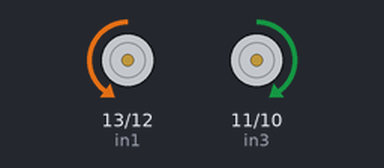
Recording of a sketch running on a simulated Arduino Uno, built with avr-gcc and run on an emulated ATmega328P. Shown: motor-driver pin pairs drawn as motors (green arrow = first pin HIGH = forward, orange = second pin HIGH = backward, longer = more drive, scaled by the enable pin).

Above: at 0.1 s.
At 3.1 s:
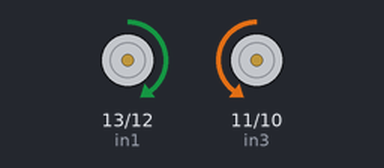
At 4.1 s:
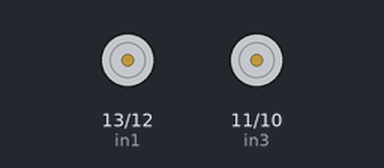
Timing chart, 0 to 5.6 s (numbered marks = the images above):
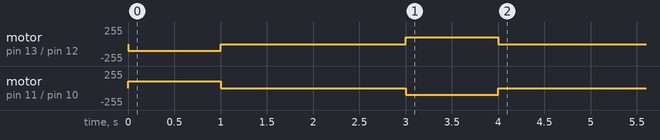

The sketch:

LaudoMobile1.ino
```cpp
//Laudo Lukoki
/*Read and took information from:
https://electrosome.com/interfacing-l298n-motor-driver-arduino-uno/
*/

/* Motor A connections:
in1 and in2 pins are used to control the direction of Motor A
connected to pin 13, pin 12*/
int enA = 9;
int in1 = 13;
int in2 = 12;
/* Motor B connections:
in3 and in4 pins are used to control the direction of Motor B
connected to pin 11, pin 10*/
int enB = 3;
int in3 = 11;
int in4 = 10;

//only runs once
void setup() {

    pinMode(enA, OUTPUT);
    pinMode(enB, OUTPUT);
    pinMode(in1, OUTPUT);
    pinMode(in2, OUTPUT);
    pinMode(in3, OUTPUT);
    pinMode(in4, OUTPUT);

    digitalWrite(in1, LOW);
    digitalWrite(in2, LOW);
    digitalWrite(in3, LOW);
    digitalWrite(in4, LOW);

    initDrive(100);

    // pinMode(LED_BUILTIN, OUTPUT);
    // //built in led to confirm setup function
    // digitalWrite(LED_BUILTIN, HIGH);
    // delay(1000);
    // digitalWrite(LED_BUILTIN, LOW);
    // delay(500);
    // digitalWrite(LED_BUILTIN, HIGH);
    // delay(1000);
    // digitalWrite(LED_BUILTIN, LOW);
    // delay(500);

}

void loop() {


    // directionControl();
    // delay(1000);
    // speedControl();
    // delay(1000);
}

void initDrive(int s){
  analogWrite(enA, s);
  analogWrite(enB, s);

  // motor A CW ^ (forward)
    digitalWrite(in1, LOW);
    digitalWrite(in2, HIGH);

  // motor B CW ^ (forward)
    digitalWrite(in3, HIGH);
    digitalWrite(in4, LOW);

    delay(1000);

 // Turn off motors
    digitalWrite(in1, LOW);
    digitalWrite(in2, LOW);
    digitalWrite(in3, LOW);
    digitalWrite(in4, LOW);
    delay(2000);


 // motor A CCW (backwards)
    digitalWrite(in1, HIGH);
    digitalWrite(in2, LOW);

  // motor B CCW ^ (backwards)
    digitalWrite(in3, LOW);
    digitalWrite(in4, HIGH);

    delay(1000);

 // Turn off motors
    digitalWrite(in1, LOW);
    digitalWrite(in2, LOW);
    digitalWrite(in3, LOW);
    digitalWrite(in4, LOW);
    delay(2000);
}


//function
void directionControl() {
    // Set motors to maximum speed
    // PWM value ranges from 0 to 255
    analogWrite(enA, 255);
    analogWrite(enB, 255);

    // Turn on motor A & B
    digitalWrite(in1, HIGH);
    digitalWrite(in2, LOW);
    digitalWrite(in3, HIGH);
    digitalWrite(in4, LOW);
    delay(2000);

    digitalWrite(in1, LOW);
    digitalWrite(in2, HIGH);
    digitalWrite(in3, LOW);
    digitalWrite(in4, HIGH);
    delay(2000);

    // Turn off motors
    digitalWrite(in1, LOW);
    digitalWrite(in2, LOW);
    digitalWrite(in3, LOW);
    digitalWrite(in4, LOW);
}


void speedControl() {
    // Turn on motors
    digitalWrite(in1, LOW);
    digitalWrite(in2, HIGH);
    digitalWrite(in3, LOW);
    digitalWrite(in4, HIGH);

    for (int i = 0; i < 256; i++) {
        analogWrite(enA, i);
        analogWrite(enB, i);
        delay(20);
    }

    for (int i = 255; i >= 0; --i) {
        analogWrite(enA, i);
        analogWrite(enB, i);
        delay(20);
    }

    // Now turn off motors
    digitalWrite(in1, LOW);
    digitalWrite(in2, LOW);
    digitalWrite(in3, LOW);
    digitalWrite(in4, LOW);
}

/*Set up function to enable wirless connection*/


/*
Concerns:
- very little pmw pins left on arduino
-
*/
```
